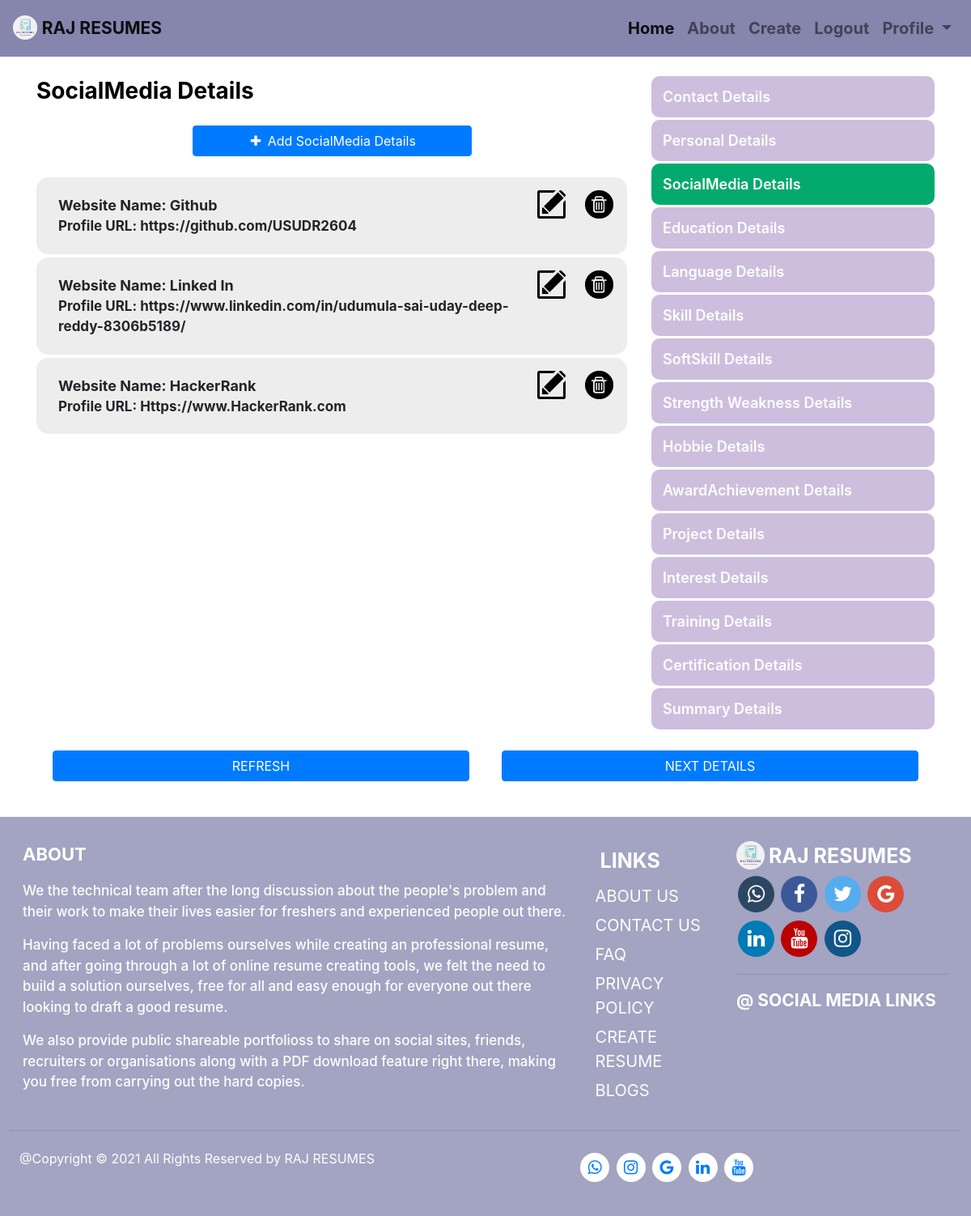
The app's page /MyResume/NoExperience/SocialMediaDetails/AddSocialMediaDetails/ (signed in) with its own data.
### resumes/models.py (models this page shows, shortened)
class SocialMediaLinks(models.Model):
    user = models.ForeignKey(User, on_delete=models.CASCADE)
    SocialMedia_Website_Name = models.CharField(max_length=100,help_text='Enter Social Media Website Name')
    SocialMedia_Link = models.URLField(max_length=700,help_text='Enter Social Media Web Link')

### resumes/views.py (the view, shortened to what this page needs)
# urls.py: path('NoExperience/SocialMediaDetails/AddSocialMediaDetails/',views.NoExpAddSocialMediaDetailView,name='AddNoExpSocialMedia'),
@login_required(login_url='MyResume/login')
def NoExpAddSocialMediaDetailView(request):
    SocialMediaDetail=SocialMediaLinks.objects.filter(user=request.user).all()
    form=SocialMediaLinkForm()
    return render(request,'resumes/AddNoExpDetails/AddSocialMediaDetails.html',{'SocialMediaDetail':SocialMediaDetail,'form':form})

### resumes/templates/resumes/AddNoExpDetails/AddSocialMediaDetails.html (shortened to what this page needs)
{% load static %}{%load crispy_forms_tags %}
<html>
<head>
    <link rel="stylesheet" href="https://cdn.jsdelivr.net/npm/bootstrap@4.6.0/dist/css/bootstrap.min.css">
    <link rel="stylesheet" href="https://cdnjs.cloudflare.com/ajax/libs/font-awesome/4.7.0/css/font-awesome.min.css">
    <link rel="stylesheet" href="{% static 'AllStyles/ListStyling.css' %}">
    <link rel='stylesheet' href="{% static 'AllStyles/Modal-Styling.css' %}">
    <link rel='stylesheet' href="{% static 'AllStyles/BtnGroup.css' %}">
</head>
<body>
    {% include 'resumes/AllTemplates/Navbar.html' %}
    <div class="Content-sty">
        <div class="container">
            <div class='row'>
                <div id='Obj-Detail' class='col-lg-8 col-md-7'>
                    <div class='display-container'>
                        <div class='Model-Form-Detail'>
                            <div class='Modal-Heading'>SocialMedia Details</div>
                            <div class='Add-Modal-Details'>
                                <button onclick="document.getElementById('PopUp-Form').style.display='block'" class="btn btn-primary AddBtn-Sty"><i class='fa fa-plus'></i> Add SocialMedia Details</button>
                            </div>
                            <div class='Obj-Modal-Content'>
                                {% for swdet in SocialMediaDetail %}
                                <div class='Obj-Content'>
                                    <div class='row'>
                                        <div class='col-lg-10 col-md-8 col-sm-8 col-8'>
                                            <div class='Obj-content-sty'>
                                                <div class='ldet'>Website Name: {{swdet.SocialMedia_Website_Name}}</div>
                                                <div class='sub-ldet'>Profile URL: {{swdet.SocialMedia_Link}}</div>
                                            </div>
                                        </div>
                                        <div class='col-lg-1 col-md-2 col-sm-2 col-2'>
                                            <a href="{% url 'resumes:Edit-NoExpSocialMediaDetails' swdet.id %}"><img class='Icon-Sty' src="\media\Icons\Edit-Icon.png"></a>
                                        </div>
                                        <div class='col-lg-1 col-md-2 col-sm-2 col-2'>
                                            <a href="{% url 'resumes:NoExpDeleteSocialMediaDetails' swdet.id %}"><img class='Icon-Sty' src="\media\Icons\Delete-Icon.png"></a>
                                        </div>
                                    </div>
                                </div>
                                {% endfor %}
                            </div>
                        </div>
                    </div>
                </div>
                <div id='Link-List-Menu' class='col-lg-4 col-md-5 col-sm-12'>
                    <div class='row-sty'>
                        <div class='Link-Menu'>
                            <div class="Vertical-Menu">
                                <a href="{% url 'resumes:NoExp-ContactDetails' %}" class='a-sty'>Contact Details</a>
                                <a href="{% url 'resumes:NoExp-PersonalDetails' %}" class='a-sty'>Personal Details</a>
                                <a href="{% url 'resumes:NoExp-SocialMediaDetails' %}" class='active a-sty'>SocialMedia Details</a>
                                <a href="{% url 'resumes:NoExp-EducationDetails' %}" class='a-sty'>Education Details</a>
                                <a href="{% url 'resumes:NoExp-LanguageDetails' %}" class='a-sty'>Language Details</a>
                                <a href="{% url 'resumes:NoExp-SkillDetails' %}" class='a-sty'>Skill Details</a>
                                <a href="{% url 'resumes:NoExp-SoftSkillDetails' %}" class='a-sty'>SoftSkill Details</a>
                                <a href="{% url 'resumes:NoExp-StrengthWeakness' %}" class='a-sty'>Strength Weakness Details</a>
                                <a href="{% url 'resumes:NoExp-HobbieDetails' %}" class='a-sty'>Hobbie Details</a>
                                <a href="{% url 'resumes:NoExp-ActivityAchievements' %}" class='a-sty'>AwardAchievement Details</a>
                                <a href="{% url 'resumes:NoExp-ProjectDetails' %}" class='a-sty'>Project Details</a>
                                <a href="{% url 'resumes:NoExp-InterestDetails' %}" class='a-sty'>Interest Details</a>
                                <a href="{% url 'resumes:NoExp-TrainingDetails' %}" class='a-sty'>Training Details</a>
                                <a href="{% url 'resumes:NoExp-CertificationDetails' %}" class='a-sty'>Certification Details</a>
                                <a href="{% url 'resumes:NoExp-SummaryDetails' %}" class='a-sty'>Summary Details</a>
                            </div>
                        </div>
                    </div>
                </div>
            </div>
            <div class='Btn-Position'>
                <div class='Btn-Left'><a href="{% url 'resumes:AddNoExpSocialMedia' %}"><button class='btn btn-primary btn-sty btn-l'>REFRESH</button></a></div>
                <div class='Btn-Right'><a href="{% url 'resumes:NoExp-EducationDetails' %}"><button class='btn btn-primary btn-sty btn-r'>NEXT DETAILS</button></a></div>
            </div>
        </div>
    </div>
    {% include 'resumes/AllTemplates/Footer.html' %}
</body>
</html>

### resumes/static/AllStyles/ListStyling.css (style rules this page uses)
.Vertical-Menu { width: 100%; }
.Vertical-Menu a { width: 100%; display: block; padding: 12px 14px; font-size: 18px; border-radius: 10px; font-weight: 600; background-color: #cdbede; margin: 3px 0px; text-decoration: none; color: white; }
.Vertical-Menu a.active { background-color: #04AA6D; }
.btn-sty { width: 100%; margin: 2px 0px; }
.AddBtn-Sty { font-size: 18px; }
.btn-sty { min-width: 50%; margin: 3px 0px; }

### resumes/static/AllStyles/Modal-Styling.css (style rules this page uses)
.AddBtn-Sty { min-width: 50%; font-size: 18px; }
.fa { font-size: 32px; }
.fa { width: 20px; }
.Modal-Heading { color: black; font-size: 28px; font-weight: 700; }
.ldet { font-size: 18px; font-weight: 700; }
.sub-ldet { font-size: 17px; font-weight: 650; }
.Icon-sty { width: 35px; }
.Obj-Content { padding: 16px 22px; margin: 4px 0px; background-color: #ededed; border-radius: 15px; }
.Obj-content-sty { padding: 5px; }
.Add-Modal-Details { padding: 22px 20px; display: flex; justify-content: center; align-items: center; }

### resumes/static/AllStyles/BtnGroup.css (style rules this page uses)
.content-sty { margin: 15px 0px; }
.btn-sty { min-width: 50%; }
.btn-left { float: left; padding: 20px; min-width: 50%; }
.btn-right { float: right; padding: 20px; min-width: 50%; }

### resumes/templates/resumes/AddNoExpDetails/AddSocialMediaDetails.html (style rules this page uses)
* { box-sizing: border-box; }

### resumes/templates/resumes/AllTemplates/Footer.html (style rules this page uses)
* { box-sizing: border-box; }
.Footer-Content, .Content-Sty { display: flex; flex-wrap: wrap; }
.Content-Sty { padding: 6px 12px; }

### records on screen
SocialMediaLinks: SocialMedia_Website_Name "Github", SocialMedia_Link "https://github.com/USUDR2604"
SocialMediaLinks: SocialMedia_Website_Name "Linked In", SocialMedia_Link "https://www.linkedin.com/in/udumula-sai-uday-deep-reddy-8306b5189/"
SocialMediaLinks: SocialMedia_Website_Name "HackerRank", SocialMedia_Link "Https://www.HackerRank.com"
